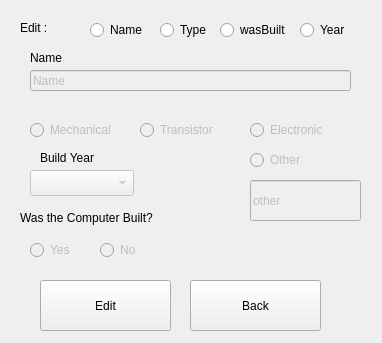
<?xml version="1.0" encoding="UTF-8"?>
<ui version="4.0">
 <class>editcompgui</class>
 <widget class="QWidget" name="editcompgui">
  <property name="geometry">
   <rect>
    <x>0</x>
    <y>0</y>
    <width>382</width>
    <height>343</height>
   </rect>
  </property>
  <property name="windowTitle">
   <string>Form</string>
  </property>
  <widget class="QRadioButton" name="radioButton">
   <property name="enabled">
    <bool>false</bool>
   </property>
   <property name="geometry">
    <rect>
     <x>30</x>
     <y>120</y>
     <width>100</width>
     <height>20</height>
    </rect>
   </property>
   <property name="text">
    <string>Mechanical</string>
   </property>
   <attribute name="buttonGroup">
    <string notr="true">buttonGroup</string>
   </attribute>
  </widget>
  <widget class="QLabel" name="label_4">
   <property name="enabled">
    <bool>true</bool>
   </property>
   <property name="geometry">
    <rect>
     <x>40</x>
     <y>150</y>
     <width>81</width>
     <height>16</height>
    </rect>
   </property>
   <property name="text">
    <string>Build Year</string>
   </property>
  </widget>
  <widget class="QPushButton" name="pushButton_editComp">
   <property name="geometry">
    <rect>
     <x>40</x>
     <y>280</y>
     <width>131</width>
     <height>51</height>
    </rect>
   </property>
   <property name="text">
    <string>Edit</string>
   </property>
  </widget>
  <widget class="QLabel" name="label_2">
   <property name="enabled">
    <bool>true</bool>
   </property>
   <property name="geometry">
    <rect>
     <x>30</x>
     <y>50</y>
     <width>51</width>
     <height>16</height>
    </rect>
   </property>
   <property name="text">
    <string>Name</string>
   </property>
  </widget>
  <widget class="QLabel" name="label_5">
   <property name="geometry">
    <rect>
     <x>20</x>
     <y>20</y>
     <width>51</width>
     <height>16</height>
    </rect>
   </property>
   <property name="text">
    <string>Edit :</string>
   </property>
  </widget>
  <widget class="QRadioButton" name="radioButton_year">
   <property name="geometry">
    <rect>
     <x>300</x>
     <y>20</y>
     <width>61</width>
     <height>20</height>
    </rect>
   </property>
   <property name="text">
    <string>Year</string>
   </property>
   <attribute name="buttonGroup">
    <string notr="true">buttonGroup_5</string>
   </attribute>
  </widget>
  <widget class="QComboBox" name="comboBox_2">
   <property name="enabled">
    <bool>false</bool>
   </property>
   <property name="geometry">
    <rect>
     <x>30</x>
     <y>170</y>
     <width>104</width>
     <height>26</height>
    </rect>
   </property>
  </widget>
  <widget class="QRadioButton" name="radioButton_2">
   <property name="enabled">
    <bool>false</bool>
   </property>
   <property name="geometry">
    <rect>
     <x>140</x>
     <y>120</y>
     <width>100</width>
     <height>20</height>
    </rect>
   </property>
   <property name="text">
    <string>Transistor</string>
   </property>
   <attribute name="buttonGroup">
    <string notr="true">buttonGroup</string>
   </attribute>
  </widget>
  <widget class="QRadioButton" name="radioButton_wasBuilt">
   <property name="geometry">
    <rect>
     <x>220</x>
     <y>20</y>
     <width>71</width>
     <height>20</height>
    </rect>
   </property>
   <property name="text">
    <string>wasBuilt</string>
   </property>
   <attribute name="buttonGroup">
    <string notr="true">buttonGroup_4</string>
   </attribute>
  </widget>
  <widget class="QRadioButton" name="radioButton_name">
   <property name="geometry">
    <rect>
     <x>90</x>
     <y>20</y>
     <width>61</width>
     <height>20</height>
    </rect>
   </property>
   <property name="text">
    <string>Name</string>
   </property>
   <attribute name="buttonGroup">
    <string notr="true">buttonGroup_2</string>
   </attribute>
  </widget>
  <widget class="QPushButton" name="pushButton_back">
   <property name="geometry">
    <rect>
     <x>190</x>
     <y>280</y>
     <width>131</width>
     <height>51</height>
    </rect>
   </property>
   <property name="text">
    <string>Back</string>
   </property>
  </widget>
  <widget class="QLineEdit" name="lineEdit_2">
   <property name="enabled">
    <bool>false</bool>
   </property>
   <property name="geometry">
    <rect>
     <x>30</x>
     <y>70</y>
     <width>321</width>
     <height>21</height>
    </rect>
   </property>
   <property name="text">
    <string>Name</string>
   </property>
  </widget>
  <widget class="QRadioButton" name="radioButton_type">
   <property name="geometry">
    <rect>
     <x>160</x>
     <y>20</y>
     <width>51</width>
     <height>20</height>
    </rect>
   </property>
   <property name="text">
    <string>Type</string>
   </property>
   <attribute name="buttonGroup">
    <string notr="true">buttonGroup_3</string>
   </attribute>
  </widget>
  <widget class="QRadioButton" name="radioButton_3">
   <property name="enabled">
    <bool>false</bool>
   </property>
   <property name="geometry">
    <rect>
     <x>250</x>
     <y>120</y>
     <width>100</width>
     <height>20</height>
    </rect>
   </property>
   <property name="text">
    <string>Electronic</string>
   </property>
   <attribute name="buttonGroup">
    <string notr="true">buttonGroup</string>
   </attribute>
  </widget>
  <widget class="QRadioButton" name="radioButton_4">
   <property name="enabled">
    <bool>false</bool>
   </property>
   <property name="geometry">
    <rect>
     <x>250</x>
     <y>150</y>
     <width>100</width>
     <height>20</height>
    </rect>
   </property>
   <property name="text">
    <string>Other</string>
   </property>
   <attribute name="buttonGroup">
    <string notr="true">buttonGroup</string>
   </attribute>
  </widget>
  <widget class="QLineEdit" name="lineEdit_3">
   <property name="enabled">
    <bool>false</bool>
   </property>
   <property name="geometry">
    <rect>
     <x>250</x>
     <y>180</y>
     <width>111</width>
     <height>41</height>
    </rect>
   </property>
   <property name="text">
    <string>other</string>
   </property>
  </widget>
  <widget class="QRadioButton" name="radioButton_5">
   <property name="enabled">
    <bool>false</bool>
   </property>
   <property name="geometry">
    <rect>
     <x>100</x>
     <y>240</y>
     <width>100</width>
     <height>20</height>
    </rect>
   </property>
   <property name="text">
    <string>No</string>
   </property>
   <attribute name="buttonGroup">
    <string notr="true">buttonGroup_6</string>
   </attribute>
  </widget>
  <widget class="QRadioButton" name="radioButton_6">
   <property name="enabled">
    <bool>false</bool>
   </property>
   <property name="geometry">
    <rect>
     <x>30</x>
     <y>240</y>
     <width>100</width>
     <height>20</height>
    </rect>
   </property>
   <property name="text">
    <string>Yes</string>
   </property>
   <attribute name="buttonGroup">
    <string notr="true">buttonGroup_6</string>
   </attribute>
  </widget>
  <widget class="QLabel" name="label_3">
   <property name="enabled">
    <bool>true</bool>
   </property>
   <property name="geometry">
    <rect>
     <x>20</x>
     <y>210</y>
     <width>171</width>
     <height>16</height>
    </rect>
   </property>
   <property name="text">
    <string>Was the Computer Built?</string>
   </property>
  </widget>
 </widget>
 <resources/>
 <connections/>
 <buttongroups>
  <buttongroup name="buttonGroup"/>
  <buttongroup name="buttonGroup_2"/>
  <buttongroup name="buttonGroup_3"/>
  <buttongroup name="buttonGroup_4"/>
  <buttongroup name="buttonGroup_5"/>
  <buttongroup name="buttonGroup_6"/>
 </buttongroups>
</ui>
